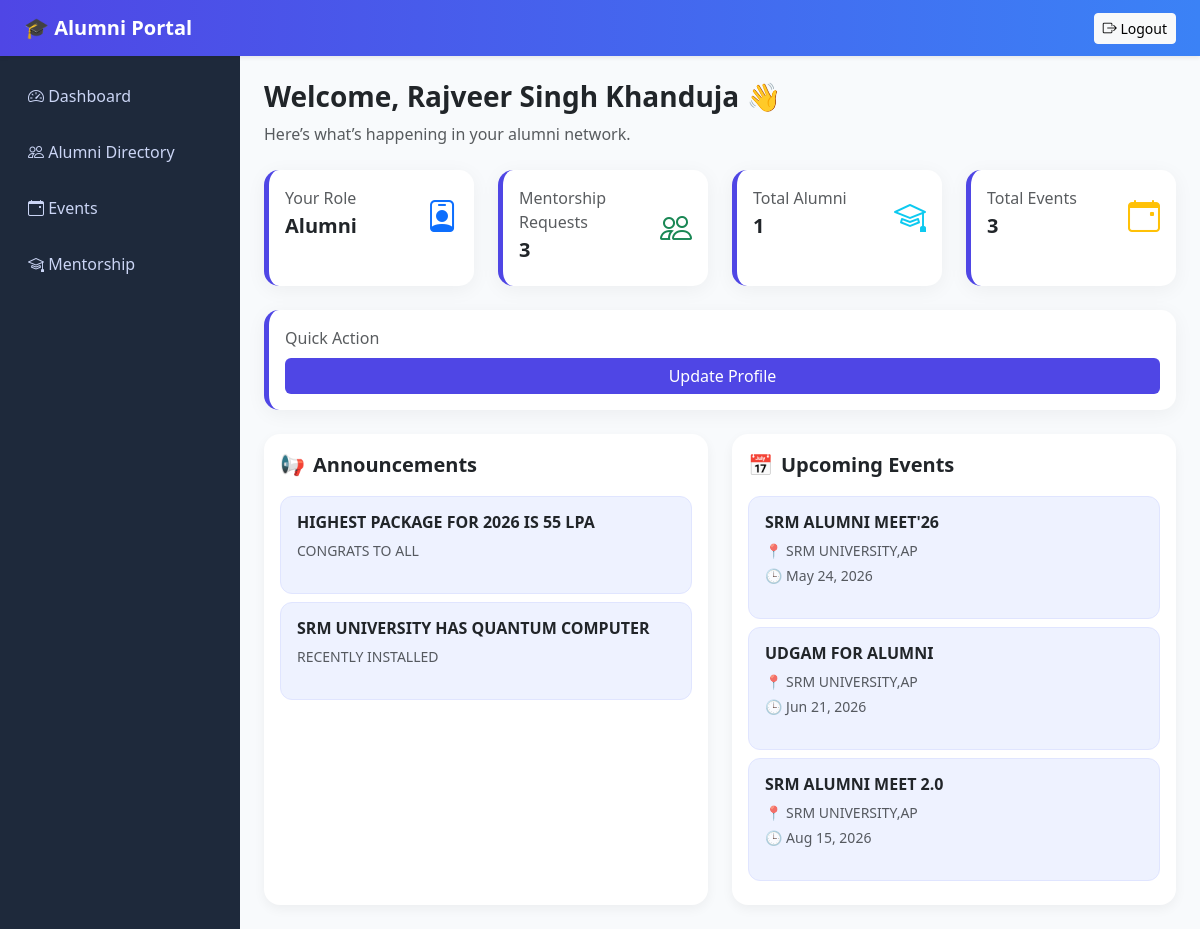
The app's page /dashboard (signed in) with its own data.
### app/models.py (models this page shows, shortened)
class User(UserMixin, db.Model):
    id = db.Column(db.Integer, primary_key=True)
    name = db.Column(db.String(120), nullable=False)
    email = db.Column(db.String(120), unique=True, nullable=False)
    password_hash = db.Column(db.String(255), nullable=False)
    role = db.Column(db.String(20), nullable=False, default="student")
    created_at = db.Column(db.DateTime, default=datetime.utcnow)
    profile = db.relationship("AlumniProfile", back_populates="user", uselist=False)
    mentorship_requests = db.relationship(
        "Mentorship",
        back_populates="student",
        foreign_keys="Mentorship.student_id",
        lazy=True,
    )
    mentorship_offers = db.relationship(
        "Mentorship",
        back_populates="alumni",
        foreign_keys="Mentorship.alumni_id",
        lazy=True,
    )
    event_registrations = db.relationship(
        "EventRegistration", back_populates="user", cascade="all, delete-orphan"
    )

class Announcement(db.Model):
    id = db.Column(db.Integer, primary_key=True)
    title = db.Column(db.String(150), nullable=False)
    content = db.Column(db.Text, nullable=False)
    created_at = db.Column(db.DateTime, default=datetime.utcnow)
    created_by = db.Column(db.Integer, db.ForeignKey("user.id"), nullable=False)

class Event(db.Model):
    id = db.Column(db.Integer, primary_key=True)
    title = db.Column(db.String(150), nullable=False)
    description = db.Column(db.Text, nullable=False)
    event_date = db.Column(db.DateTime, nullable=False)
    location = db.Column(db.String(150), nullable=False)
    created_by = db.Column(db.Integer, db.ForeignKey("user.id"), nullable=False)
    created_at = db.Column(db.DateTime, default=datetime.utcnow)
    registrations = db.relationship(
        "EventRegistration", back_populates="event", cascade="all, delete-orphan"
    )

### app/routes/alumni_routes.py (the view)
@alumni_bp.route("/dashboard")
@login_required
def dashboard():
    announcements = Announcement.query.order_by(
        Announcement.created_at.desc()
    ).limit(5).all()
    upcoming_events = Event.query.order_by(
        Event.event_date.asc()
    ).limit(5).all()
    total_alumni = User.query.filter_by(role="alumni").count()
    total_events = Event.query.count()
    total_mentorships = Mentorship.query.count()
    context = {
        "announcements": announcements,
        "upcoming_events": upcoming_events,
        "mentorship_count": 0,
        "total_alumni": total_alumni,
        "total_events": total_events,
        "total_mentorships": total_mentorships,  # optional (future use)
    }
    if current_user.role == "student":
        context["mentorship_count"] = Mentorship.query.filter_by(
            student_id=current_user.id
        ).count()
    elif current_user.role == "alumni":
        context["mentorship_count"] = Mentorship.query.filter_by(
            alumni_id=current_user.id
        ).count()
    return render_template("dashboard.html", **context)

### app/models.py (called while the page is built)
@login_manager.user_loader
def load_user(user_id):
    return User.query.get(int(user_id))

### app/templates/dashboard.html (shortened to what this page needs)
{% extends 'base.html' %}
{% block content %}
<div class="mb-4">
    <h3 class="fw-bold">Welcome, {{ current_user.name or "User" }} 👋</h3>
    <p class="text-muted">Here’s what’s happening in your alumni network.</p>
</div>
<div class="row g-4 mb-4">
    <div class="col-md-3">
        <div class="card stat-card p-3 h-100">
            <div class="d-flex justify-content-between align-items-center">
                <div>
                    <p class="text-muted mb-1">Your Role</p>
                    <h5 class="fw-bold text-capitalize">{{ current_user.role }}</h5>
                </div>
                <i class="bi bi-person-badge fs-2 text-primary"></i>
            </div>
        </div>
    </div>
    <div class="col-md-3">
        <div class="card stat-card p-3 h-100">
            <div class="d-flex justify-content-between align-items-center">
                <div>
                    <p class="text-muted mb-1">Mentorship Requests</p>
                    <h5 class="fw-bold">{{ mentorship_count }}</h5>
                </div>
                <i class="bi bi-people fs-2 text-success"></i>
            </div>
        </div>
    </div>
    <div class="col-md-3">
        <div class="card stat-card p-3 h-100">
            <div class="d-flex justify-content-between align-items-center">
                <div>
                    <p class="text-muted mb-1">Total Alumni</p>
                    <h5 class="fw-bold">{{ total_alumni }}</h5>
                </div>
                <i class="bi bi-mortarboard fs-2 text-info"></i>
            </div>
        </div>
    </div>
    <div class="col-md-3">
        <div class="card stat-card p-3 h-100">
            <div class="d-flex justify-content-between align-items-center">
                <div>
                    <p class="text-muted mb-1">Total Events</p>
                    <h5 class="fw-bold">{{ total_events }}</h5>
                </div>
                <i class="bi bi-calendar-event fs-2 text-warning"></i>
            </div>
        </div>
    </div>
</div>
<div class="mb-4">
    <div class="card stat-card p-3">
        <p class="text-muted mb-2">Quick Action</p>
        {% if current_user.role == 'admin' %}
            <a href="{{ url_for('admin.create_event') }}" class="btn btn-primary w-100">+ Create Event</a>
        {% elif current_user.role == 'alumni' %}
            <a href="{{ url_for('alumni.profile') }}" class="btn btn-primary w-100">Update Profile</a>
        {% else %}
            <a href="{{ url_for('mentorship.mentorship_home') }}" class="btn btn-primary w-100">Request Mentor</a>
        {% endif %}
    </div>
</div>
<div class="row g-4">
    <div class="col-md-6">
        <div class="card dashboard-card p-3 h-100 d-flex flex-column">
            <div class="d-flex align-items-center mb-3">
                <span class="fs-5 me-2">📢</span>
                <h5 class="fw-bold mb-0">Announcements</h5>
            </div>
            <div class="flex-grow-1">
                {% for a in announcements %}
                    <div class="announcement-box p-3 mb-2">
                        <h6 class="fw-semibold">{{ a.title }}</h6>
                        <p class="small text-muted">{{ a.content }}</p>
                    </div>
                {% else %}
                    <div class="announcement-box text-center p-3">
                        <p class="text-muted mb-1">No announcements yet</p>
                        <small class="text-muted">Stay tuned 📬</small>
                    </div>
                {% endfor %}
            </div>
        </div>
    </div>
    <div class="col-md-6">
        <div class="card dashboard-card p-3 h-100">
            <div class="d-flex align-items-center mb-3">
                <span class="fs-5 me-2">📅</span>
                <h5 class="fw-bold mb-0">Upcoming Events</h5>
            </div>
            {% for event in upcoming_events %}
                <div class="event-box p-3 mb-2">
                    <h6 class="fw-semibold">{{ event.title }}</h6>
                    <p class="small text-muted mb-1">📍 {{ event.location }}</p>
                    <p class="small text-muted">🕒 {{ event.event_date.strftime('%b %d, %Y') }}</p>
                </div>
            {% else %}
                <div class="event-box text-center p-3">
                    <p class="text-muted">No events scheduled 📭</p>
                </div>
            {% endfor %}
        </div>
    </div>
</div>
{% endblock %}

### app/static/css/style.css (style rules this page uses)
body { background-color: #f5f7fb; font-family: 'Segoe UI', sans-serif; }
.card { border: none; border-radius: 15px; box-shadow: 0 4px 20px rgba(0,0,0,0.05); transition: 0.3s; }
.btn-primary { background: #4f46e5; border: none; }
.stat-card { border-left: 5px solid #4f46e5; }
h5 { font-weight: 600; }
.dashboard-card { border-radius: 16px; }
.announcement-box, .event-box { background: #eef2ff; border: 1px solid #e0e5ff; border-radius: 12px; padding: 12px; transition: all 0.2s ease; }
.dashboard-card { display: flex; flex-direction: column; background: #ffffff; border-radius: 16px; box-shadow: 0 4px 12px rgba(0,0,0,0.05); }

### records on screen
User: name "Rajveer Singh Khanduja", role "Alumni"
Announcement: title "HIGHEST PACKAGE FOR 2026 IS 55 LPA", content "CONGRATS TO ALL"
Announcement: title "SRM UNIVERSITY HAS QUANTUM COMPUTER", content "RECENTLY INSTALLED"
Event: title "SRM ALUMNI MEET'26", location "SRM UNIVERSITY,AP", event_date "May 24, 2026"
Event: title "UDGAM FOR ALUMNI", location "SRM UNIVERSITY,AP", event_date "Jun 21, 2026"
Event: title "SRM ALUMNI MEET 2.0", location "SRM UNIVERSITY,AP", event_date "Aug 15, 2026"

### other values on screen
{{ mentorship_count }} "3"
{{ total_alumni }} "1"
{{ total_events }} "3"
